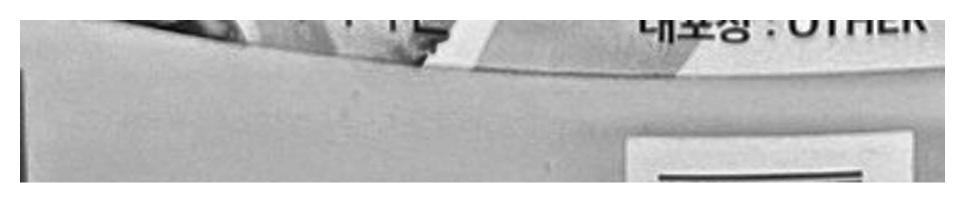
#> input picture reports/expiry_debug/expiry_date.jpg, 1930 x 405 px, given in place of test_00079.jpg, which was not available (shown at 1/2 size)
$ python show_image_grid.py
#> lines starting #> are read from the running program, lines starting #| are printed output that depends on the picture; after the words box and inside, x2 and y2 are one past the last pixel; in counts of white or black regions, pixels touching at a corner belong together

import cv2
from pathlib import Path

PROJECT_ROOT = Path(__file__).resolve().parents[2]

IMAGE_PATH = (
    PROJECT_ROOT
    / "data"
    / "raw"
    / "expiry"
    / "Products-Real"
    / "evaluation"
    / "images"
    / "test_00079.jpg"
)

OUTPUT_DIR = PROJECT_ROOT / "reports" / "expiry_debug"
OUTPUT_DIR.mkdir(parents=True, exist_ok=True)

image = cv2.imread(str(IMAGE_PATH))
#> image is the input picture: shape (405, 1930, 3); min 0, max 255, mean 195.2

if image is None:
    raise FileNotFoundError(IMAGE_PATH)

height, width = image.shape[:2]
#> height = 405; width = 1930

print("Image size:", width, "x", height)
#| Image size: 1930 x 405

# Draw horizontal grid lines.
for y in range(0, height, 50):

    cv2.line(
        image,
        (0, y),
        (width, y),
        (0, 255, 0),
        1
    )

    cv2.putText(
        image,
        str(y),
        (5, max(y - 5, 15)),
        cv2.FONT_HERSHEY_SIMPLEX,
        0.5,
        (0, 0, 255),
        1
    )
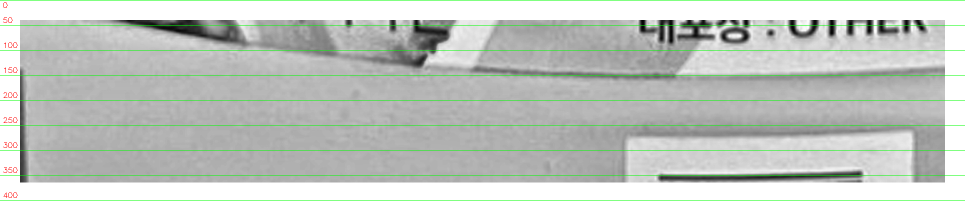
#> image: shape (405, 1930, 3) (shown at 1/2 size); 2.3% of pixels changed, all inside (x1, y1, x2, y2) = (0, 0, 1930, 401)

# Draw vertical grid lines.
for x in range(0, width, 50):

    cv2.line(
        image,
        (x, 0),
        (x, height),
        (255, 0, 0),
        1
    )

    cv2.putText(
        image,
        str(x),
        (x + 3, 20),
        cv2.FONT_HERSHEY_SIMPLEX,
        0.4,
        (255, 0, 0),
        1
    )
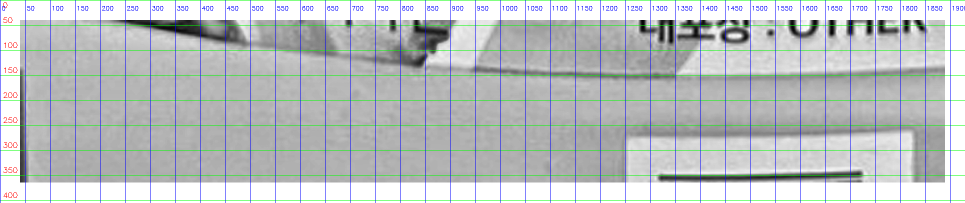
#> image: shape (405, 1930, 3) (shown at 1/2 size); 2.38% of pixels changed, all inside (x1, y1, x2, y2) = (0, 0, 1930, 405)

output_path = OUTPUT_DIR / "img_00079_grid.jpg"

cv2.imwrite(str(output_path), image)

print("Grid image saved:", output_path)

$ run again, on reports/expiry_debug/img_00079_adaptive.jpg
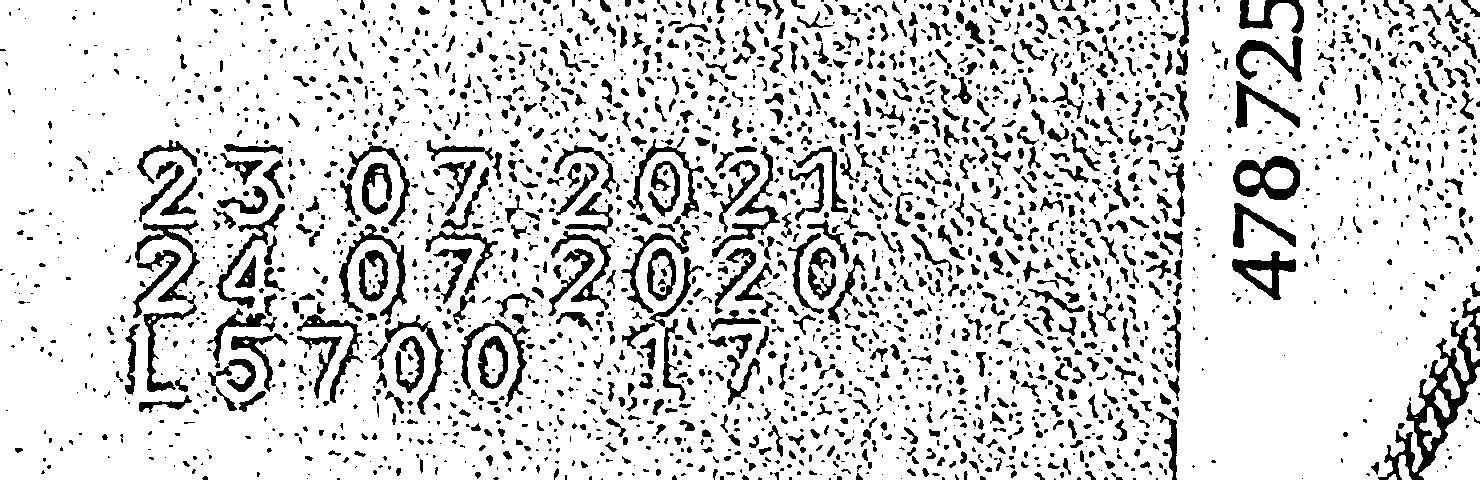
#> input picture reports/expiry_debug/img_00079_adaptive.jpg, 1480 x 480 px, given in place of test_00079.jpg, which was not available
#> image is the input picture: shape (480, 1480, 3); min 0, max 255, mean 211.6
#| Image size: 1480 x 480
#> after the loop `for y in range(0, height, 50):`:
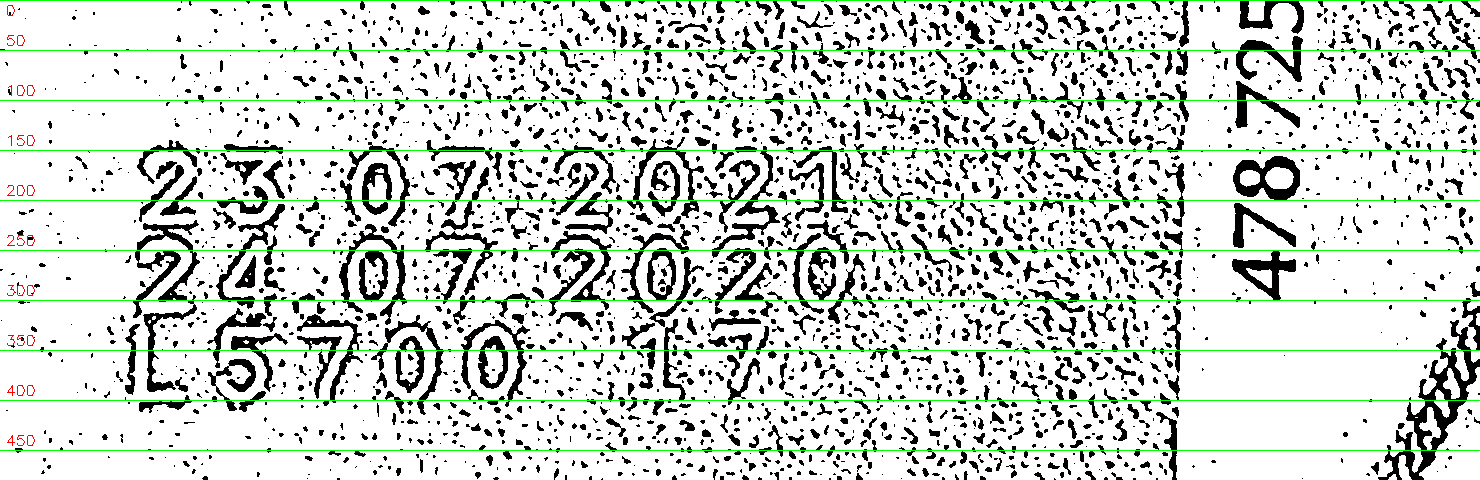
#> image: shape (480, 1480, 3); 2.18% of pixels changed, all inside (x1, y1, x2, y2) = (0, 0, 1480, 451)
#> after the loop `for x in range(0, width, 50):`:
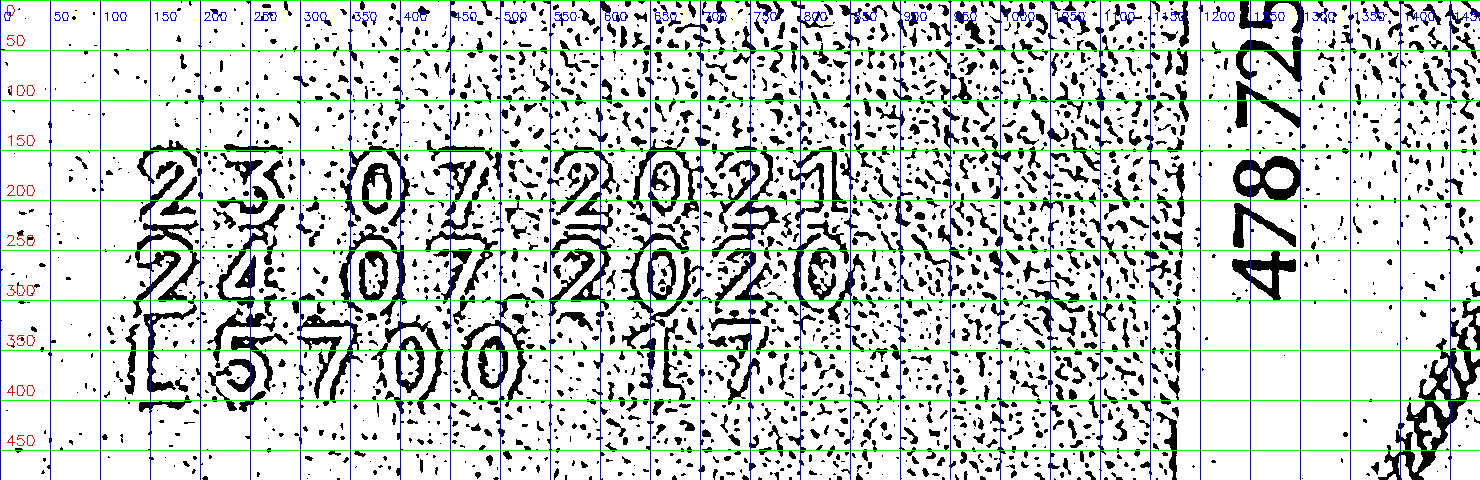
#> image: shape (480, 1480, 3); 2.32% of pixels changed, all inside (x1, y1, x2, y2) = (0, 0, 1480, 480)
